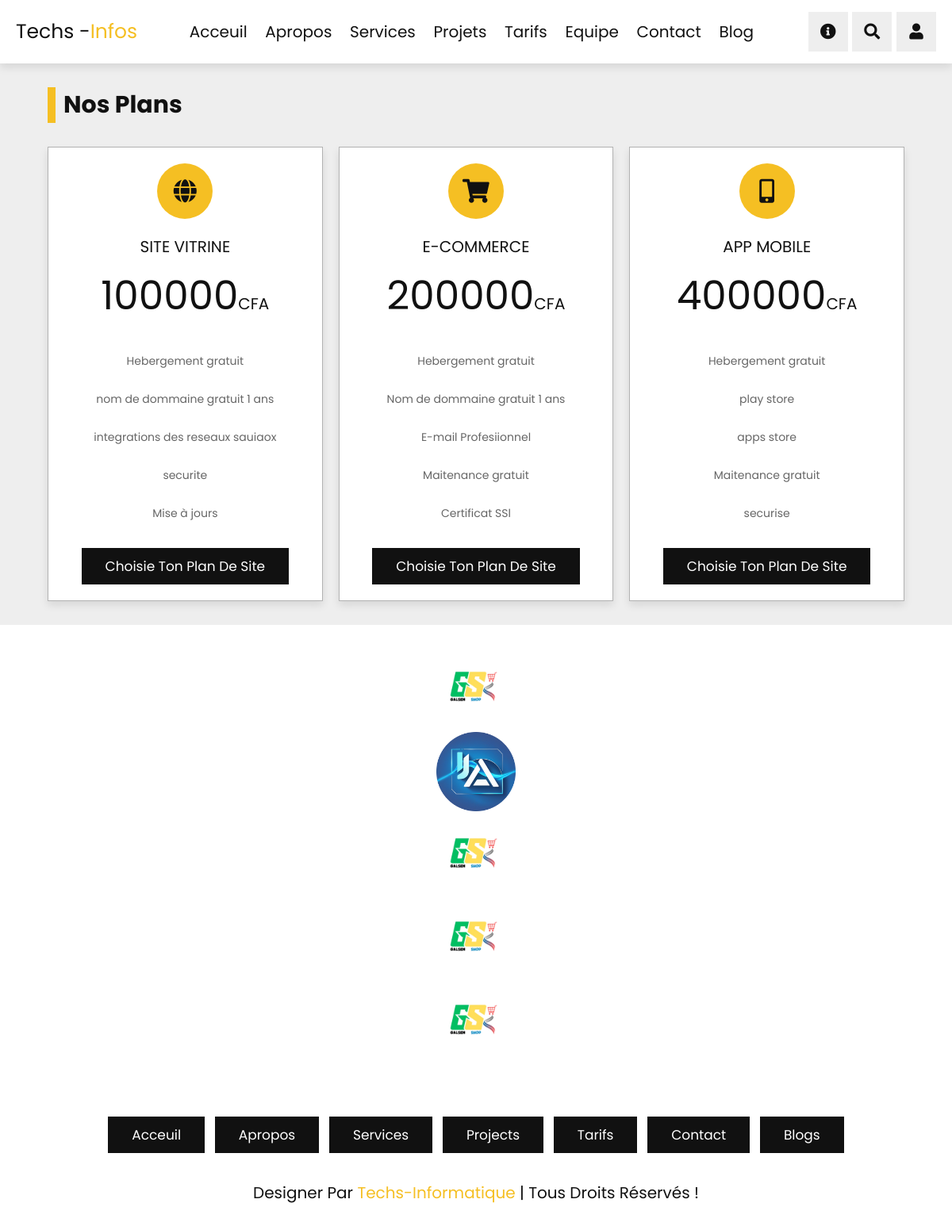
/pricing, run on the app's committed database.
### tech/models.py (models this page shows, shortened)
class Pricings(models.Model):
    icon_class = models.CharField(max_length=255)
    title = models.CharField(max_length=5000)
    prise = models.IntegerField()
    pric1 = models.CharField(max_length=5000)
    pric2 = models.CharField(max_length=5000)
    pric3 = models.CharField(max_length=5000)
    pric4 = models.CharField(max_length=5000)
    pric5 = models.CharField(max_length=5000)

### tech/views.py (the view)
# urls.py: path("pricing", views.pricing, name="pricing"),
def pricing(request):
    myprising = Pricings.objects.all()
    context = {
        "myprising": myprising
    }
    return render(request, "solution/pricing.html", context)

### tech/templates/solution/pricing.html (shortened to what this page needs)
{% extends 'base.html' %} {% load static %}
{% block content %}
<section class="pricing" id="pricing">
   <h1 class="heading"> Nos plans </h1>
   <div class="box-container">
    {% for pricings in myprising  %}
      <div class="box">
         <i class="{{ pricings.icon_class}}"></i>
         <h3>{{pricings.title}}</h3>
         <div class="price">{{pricings.prise}}<span>CFA</span></div>
         <div class="list">
            <p>{{pricings.pric1}}</p>
            <p>{{pricings.pric2}}</p>
            <p>{{pricings.pric3}}</p>
            <p>{{pricings.pric4}}</p>
            <p>{{pricings.pric5}}</p>
         </div>
         <a href="#" class="btn">choisie ton plan de site</a>
      </div>
      {% endfor %}
   </div>
</section>
 {% endblock content %}

### tech/static/css/style.css (style rules this page uses)
:root { --yellow: #f5bf23; --black: #111; --white: #fff; --light-color: #666; --light-bg: #eee; --box-shadow: 0 .5rem 1rem rgba(0, 0, 0, .1); --border: .1rem solid rgba(0, 0, 0, .3); }
* { font-family: 'Poppins', sans-serif; margin: 0; padding: 0; -webkit-box-sizing: border-box; box-sizing: border-box; outline: none; border: none; text-decoration: none; }
html { font-size: 62.5%; overflow-x: hidden; scroll-behavior: smooth; scroll-padding-top: 7rem; }
section { padding: 5rem 10%; }
.heading { margin-bottom: 3rem; font-size: 3rem; color: var(--black); text-transform: capitalize; padding-left: 1rem; border-left: 1rem solid var(--yellow); }
.btn { display: inline-block; margin-top: 1rem; padding: 1rem 3rem; background: var(--black); color: var(--white); cursor: pointer; font-size: 1.7rem; text-transform: capitalize; -webkit-transition: .2s linear; transition: .2s linear; }
.pricing { background: var(--light-bg); }
.pricing .box-container { display: -ms-grid; display: grid; -ms-grid-columns: (minmax(30rem, 1fr))[auto-fit]; grid-template-columns: repeat(auto-fit, minmax(30rem, 1fr)); gap: 2rem; }
.pricing .box-container .box { background: var(--white); text-align: center; padding: 2rem; border: var(--border); -webkit-box-shadow: var(--box-shadow); box-shadow: var(--box-shadow); }
.pricing .box-container .box i { font-size: 3rem; height: 7rem; width: 7rem; line-height: 7rem; border-radius: 50%; margin-bottom: 2rem; background: var(--yellow); color: var(--black); }
.pricing .box-container .box h3 { font-size: 2rem; color: var(--black); text-transform: capitalize; font-weight: normal; }
.pricing .box-container .box .price { padding: 1rem 0; font-size: 5rem; color: var(--black); text-transform: capitalize; }
.pricing .box-container .box .price span { font-size: 2rem; }
.pricing .box-container .box .list { padding: 1rem 0; }
.pricing .box-container .box .list p { padding: 1rem 0; font-size: 1.4rem; color: var(--light-color); line-height: 2; }
@media (max-width: 1200px) { section { padding: 3rem 5%; } }

### data on the page
Pricings: title "SITE VITRINE", prise "100000", pric1 "Hebergement gratuit", pric2 "nom de dommaine gratuit 1 ans", pric3 "integrations des reseaux sauiaox", pric4 "securite", pric5 "Mise à jours"
Pricings: title "E-COMMERCE", prise "200000", pric1 "Hebergement gratuit", pric2 "Nom de dommaine gratuit 1 ans", pric3 "E-mail Profesiionnel", pric4 "Maitenance gratuit", pric5 "Certificat SSl"
Pricings: title "APP MOBILE", prise "400000", pric1 "Hebergement gratuit", pric2 "play store", pric3 "apps store", pric4 "Maitenance gratuit", pric5 "securise"
